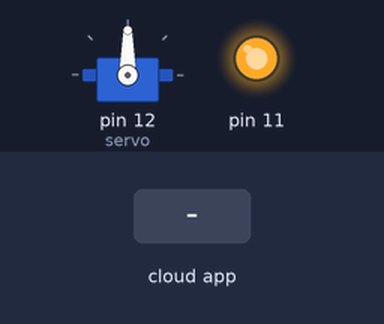
Simulated run of this sketch. Board: Arduino Uno, built with avr-gcc and run on an emulated ATmega328P. On the bench: servo, output pins drawn as LEDs (lit = HIGH). The test bench sets the inputs (shaded band). The ROS host is connected and sends only what is stated.

Above: at 1.2 s.
1.3 s: the phone or cloud app sets linear.x to -100
At 1.7 s:
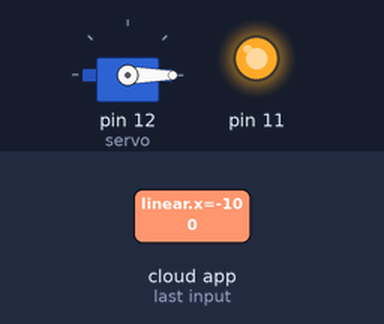
Timing chart, 0 to 4.3 s (numbered marks = the images above; inputs shaded):
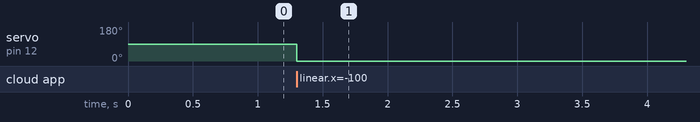

Measured:
- after the input at 1.3 s, servo on pin 12 (servo): 90° → 0° at once

The sketch:

Servo7.ino
```cpp
#include <ArduinoHardware.h>
#include <ros.h>

/*
 * rosserial Servo Control Example
 *
 * This sketch demonstrates the control of hobby R/C servos
 * using ROS and the arduiono
 *
 * For the full tutorial write up, visit
 * www.ros.org/wiki/rosserial_arduino_demos
 *
 * For more information on the Arduino Servo Library
 * Checkout :
 * http://www.arduino.cc/en/Reference/Servo
 */

#if (ARDUINO >= 100)
 #include <Arduino.h>
#else
 #include <WProgram.h>
#endif
#define USE_USBCON
#include <Servo.h>
#include <ros.h>
#include <std_msgs/UInt16.h>
#include <geometry_msgs/Twist.h>

ros::NodeHandle  nh;

Servo servo;

void servo_cb( const geometry_msgs::Twist& msg){
float vel=msg.linear.x;
float angu=msg.angular.z;

if(vel<20){
  vel=0;}

  servo.write(vel); //set servo angle, should be from 0-180


}


ros::Subscriber<geometry_msgs::Twist> sub("argo_base/cmd_vel", servo_cb);

void setup(){
  pinMode(11, OUTPUT);
  nh.initNode();
  nh.subscribe(sub);
  digitalWrite(11, HIGH);
  servo.attach(12); //attach it to pin 9
}

void loop(){
  nh.spinOnce();
  delay(1);
}
```
